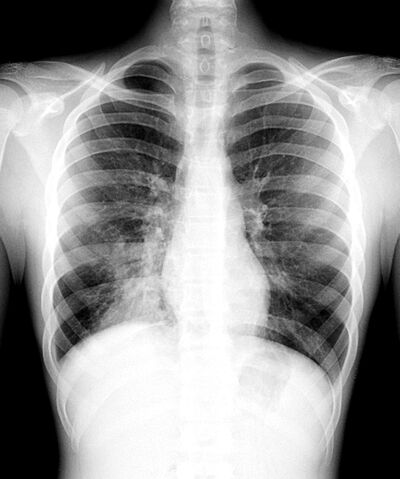
#> input picture Fotos/raio_x_pneumonia.jpg, 400 x 479 px, found by its file name
$ python equalizacao.py
#> lines starting #> are read from the running program, lines starting #| are printed output that depends on the picture
import cv2
import numpy as np

# Carrega a imagem
raiox = cv2.imread(r"projetos_treinamento\Fotos\raio_x_pneumonia.jpg")
#> raiox is the input picture: shape (479, 400, 3); min 0, max 255, mean 145.9
raiox_cinza = cv2.cvtColor(raiox, cv2.COLOR_BGR2GRAY)

# Passo 1: Contagem das tonalidades
tonalidades = [0] * 256
altura, largura = raiox_cinza.shape
#> altura = 479; largura = 400

for i in range(altura):
    for j in range(largura):
        pixel_raiox = raiox_cinza[i, j]
        tonalidades[pixel_raiox] += 1
#> after the loop, tonalidades = 256 values, max 28934 at index 0, min 140 at index 10, mean 748.4

# Passo 2: Criação do histograma acumulado (CDF)
acumulado = [0] * 256
soma = 0

for i in range(256):
    soma += tonalidades[i]
    acumulado[i] = soma
#> this loop made 256 passes
#> soma on passes 1 to 3: 28934, 29844, 30240
#> after the loop, acumulado = 256 values from 28934 to 191600; soma = 191600

# Passo 3: Aplicação do mapeamento na nova imagem
equalizada = np.zeros((altura, largura), dtype=np.uint8)

for i in range(altura):
    for j in range(largura):
        pixel_novo = (acumulado[raiox_cinza[i, j]]) / acumulado[255] * 255
        equalizada[i, j] = round(pixel_novo)
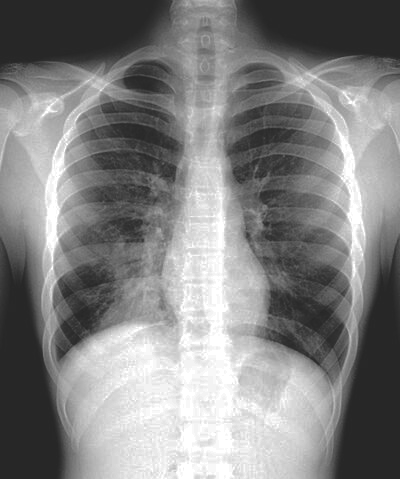
#> equalizada: shape (479, 400); min 39, max 255, mean 131.2

# Mostrar img x img equalizada
cv2.imshow("Raio-X Original", raiox_cinza)
cv2.imshow("Raio-X Equalizado Manual", equalizada)
cv2.waitKey(0)
cv2.destroyAllWindows()

$ run again, with Fotos/Love.jpg copied over Fotos/raio_x_pneumonia.jpg
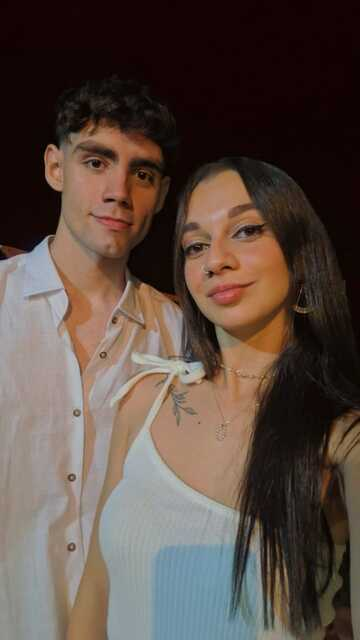
#> input picture Fotos/Love.jpg, 360 x 640 px, found by its file name
#> raiox is the input picture: shape (640, 360, 3); mean B, G, R 67, 75, 90.1
#> `raiox_cinza = cv2.cvtColor(raiox, cv2.COLOR_BGR2GRAY)`:
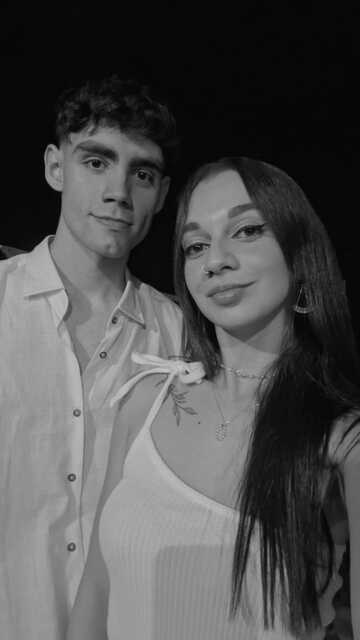
#> raiox_cinza: shape (640, 360); min 0, max 199, mean 78.7
#> after the loop `for i in range(altura):`: tonalidades = 256 values, max 44973 at index 8, min 0 at index 198, mean 900
#> the loop `for i in range(256):` made 256 passes
#> soma on passes 1 to 3: 1, 17, 63
#> after the loop `for i in range(256):`: acumulado = 256 values from 1 to 230400; soma = 230400
#> after the loop `for i in range(altura):`:
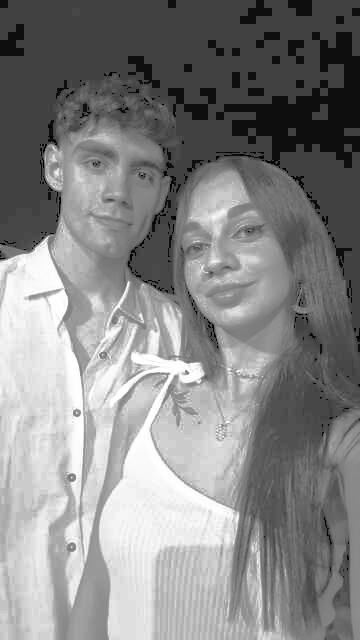
#> equalizada: shape (640, 360); min 0, max 255, mean 133.4
